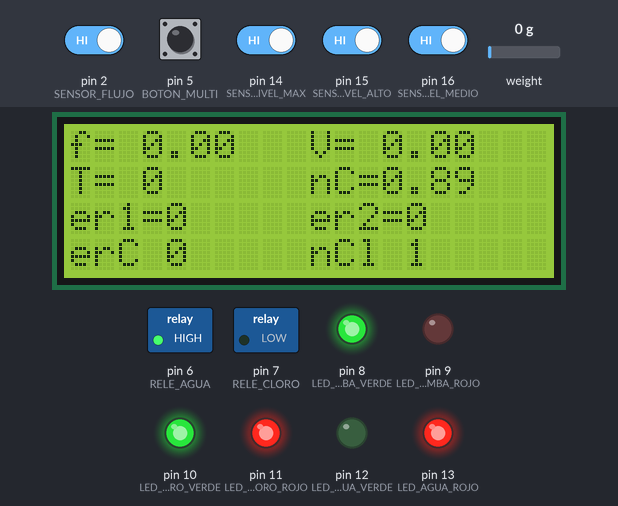
Simulated run of this sketch. Board: Arduino Uno, built with avr-gcc and run on an emulated ATmega328P. Parts: 20×4 character LCD, switched loads named in the sketch (green lamp = pin HIGH), output pins drawn as LEDs (lit = HIGH). The inputs (shaded band) are chosen by the test bench; at power-on: pin 2 (SENSOR_FLUJO), pin 5 (BOTON_MULTI), pin 14 (SENSOR_NIVEL_MAX), pin 15 (SENSOR_NIVEL_ALTO), pin 16 (SENSOR_NIVEL_MEDIO) HIGH, weight on the scale 0 g. What the sketch prints to the serial monitor is not drawn.

Above: at 7.9 s.
8.0 s: pin 14 (SENSOR_NIVEL_MAX) driven LOW
At 8.7 s:
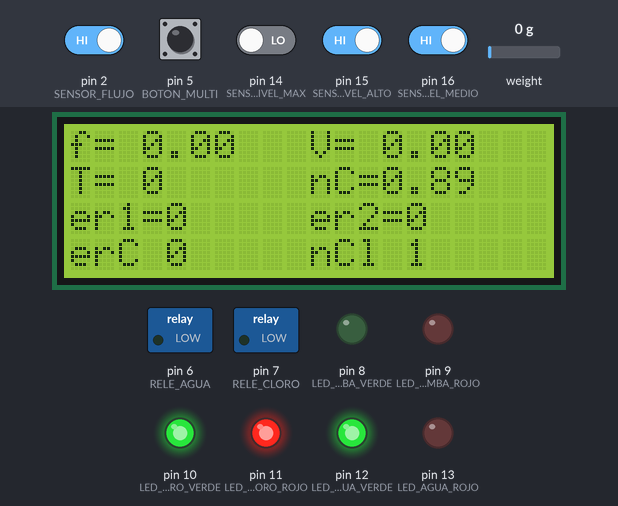
9.7 s: pin 14 (SENSOR_NIVEL_MAX) driven HIGH
At 10.12 s:
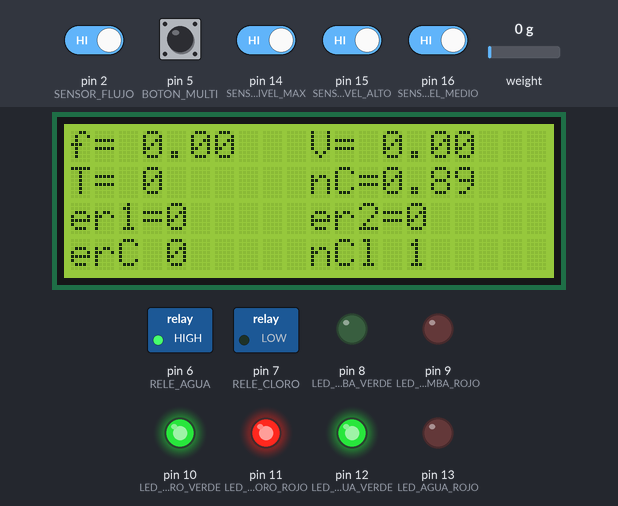
11.7 s: pin 15 (SENSOR_NIVEL_ALTO) driven LOW
At 13.3 s:
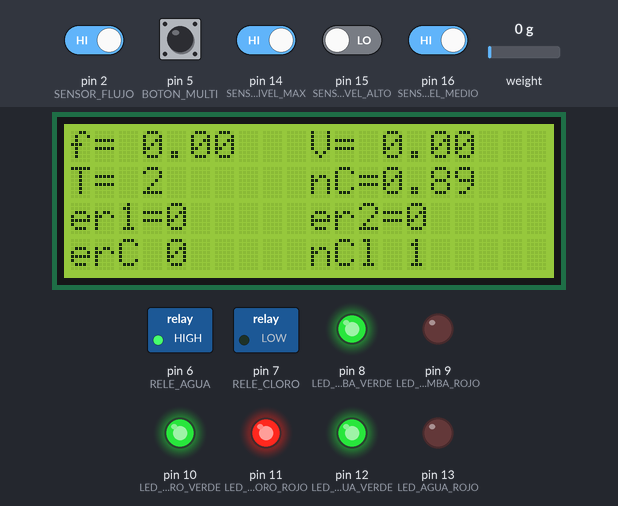
13.8 s: pin 5 (BOTON_MULTI) pulled LOW for 1 s
At 14.8 s:
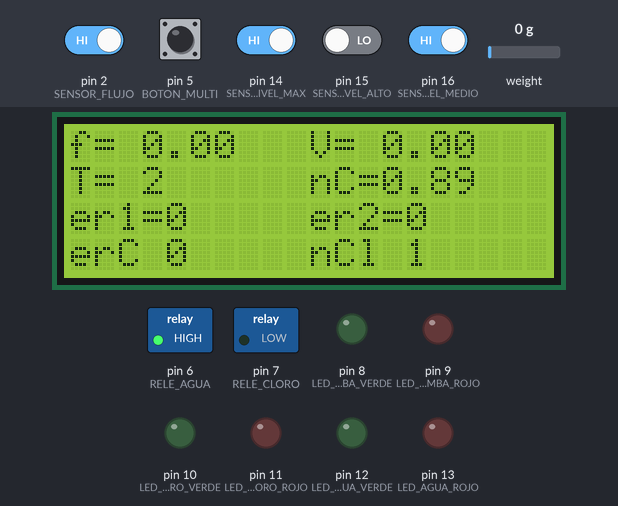
16.5 s: pin 14 (SENSOR_NIVEL_MAX) driven LOW
At 17.17 s:
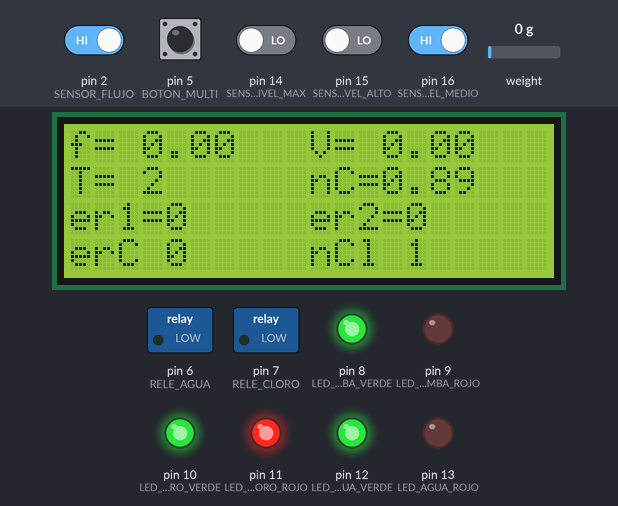
18.8 s: pin 5 (BOTON_MULTI) pulled LOW for 1 s
At 19.8 s:
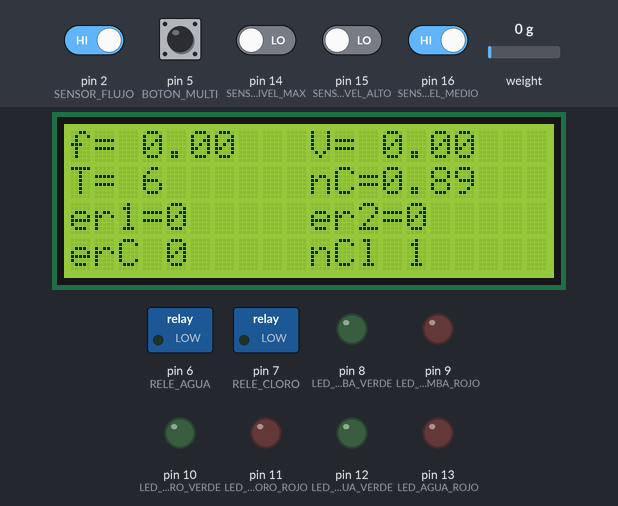
Timing chart, 0 to 21.8 s (numbered marks = the images above; inputs shaded):
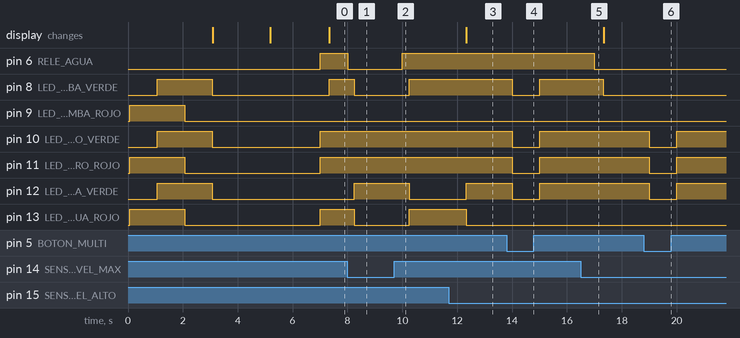

The sketch:

control_llenado_v4.ino
```cpp
#include <Wire.h>
#include <LiquidCrystal_I2C.h>
#include <HX711.h>
#include <EEPROM.h>
#include <stdint.h>
#include "declaraciones.h"

LiquidCrystal_I2C lcd(0x27,20,4);  // set the LCD address to 0x27
HX711 balanza;
void setup() { //////////////////////////////////////////////////////////////////////////////////////////////////////////////////
  Serial.begin(9600);
  configurarGpio();
  balanza.begin(SENSOR_PESO_DOUT, SENSOR_PESO_SCK);
  lcd.init();// initialize the lcd
  lcd.noBacklight ();


  tic0=LOW;
  tic1=LOW;
  tic2=LOW;
  error1=LOW;
  error2=LOW;
  ledsApagados=LOW;
  estadoBombaAgua=LOW;
  bloqueAgua = 0;
  cicloAgua = 0;
  tiempoFuncionamientoBombaAgua = 0;
  tiempoClorado = 0;
  volumenAClorar = 0;
  volumenNoClorado = EEPROM.read (0);
  errorClorado = LOW;
  errorNivelCloro = LOW;
  testLeds();
  lcd.backlight();
  lcd.setCursor ( 3,1);
  lcd.print ("control llenado");
  lcd.setCursor ( 3,2);
  lcd.print ("V 1.0");
  pesoInicialCloro = leepeso();
  if(pesoInicialCloro < MINIMO_PESO_CLORO){
    errorNivelCloro = HIGH;
  }
  delay(2000);
  lcd.clear();

  attachInterrupt(digitalPinToInterrupt(SENSOR_FLUJO), incrementoBloqueAgua, RISING); //inicia interrupcion pin 2 caudalimetro
}

//LOOP//////////////////////////////////////////////////////////////////////////////////////////////////////////////////////
void loop() {
  static boolean anteriorTic0;
  static boolean anteriorTic1;
  static boolean anteriorTic2;

  generacionTics(); // modifica tic0, tic1 y tic2


/////////////////////////////////////////////////////////////////////////////////////////////////////////////////////////////////////////////
  if(tic0 != anteriorTic0){
    anteriorTic0 = tic0;
    //PROCESOS QUE ACTUALIZAN CADA TIC0
    controlPulsadorMulti();
    actualizaLeds(ledsApagados);

  }
 ///////////////////////////////////////////////////////////////////////////////////////////////////////////////////////////////////////////
    if(tic1 != anteriorTic1){
    anteriorTic1 = tic1;
    //PROCESOS QUE ACTUALIZAN CADA TIC1
    controlNivel();// actualiza nivel Agua;
    controlBombaAgua(); //activa o desactiva rele bomba, modifica estadoBombaAgua, activa error 2
    controlCicloClorado ();

    }


///////////////////////////////////////////////////////////////////////////////////////////////////////////////////////////////////////////
    if(tic2 != anteriorTic2){
    anteriorTic2 = tic2;
    //PROCESOS QUE ACTUALIZAN CADA TIC2
    controlCicloAgua();
     // cada 5 sg. resetea bloqueAgua, modifica bloqueAguaCopia usada como indicador de flujo, activa error 1, modifica ciclos clorado, modifica ciclo agua
    calculos();
    consola();
    actualiza_lcd();
    }


}
```

actualiza_leds.ino
```cpp
////////////////////////////////////////////////////ACTUALIZA TODOS LOS LEDS///////////////////////////////////////////////////////////////////////////

void actualizaLeds(bool off){//actualiza todos los leds
  if (off==HIGH ){
    apagaLeds();
    return;
  }
  actualizaLedBomba();
  actualizaLedCloro();
  actualizaLedNivel();
}
///////////////////////////////////////////////////ACTUALIZA LED CLORO////////////////////////////////////////////////////////////////////////////////////////77

void actualizaLedCloro(){//actualiza el led de cloro

  if (errorClorado == HIGH) {
    digitalWrite(LED_CLORO_VERDE, LOW);
    digitalWrite (LED_CLORO_ROJO, HIGH);
  return;
 }
 if (estadoBombaCloro ==HIGH) {
    digitalWrite(LED_CLORO_VERDE, tic1);
    digitalWrite (LED_CLORO_ROJO, LOW);
    return;
 }
  if (errorNivelCloro == HIGH) {
    digitalWrite(LED_CLORO_VERDE, HIGH);
    digitalWrite (LED_CLORO_ROJO, HIGH);
  return;
 }

  digitalWrite(LED_CLORO_VERDE, HIGH );
  digitalWrite (LED_CLORO_ROJO, LOW);
 }

//   static byte anteriorTic = LOW;
//   static byte ticsApagado = 5;
//   static byte copiaCiclosNoClorados = 0;
//  if (ciclosNoClorados!=0){ ///si hay ciclos sin clorar entra en la rutina de muestra


//     if (ticsApagado!=0){ // 5s led apagado
//       digitalWrite(LED_CLORO_VERDE, LOW); //apaga el led
//       if(tic1 == LOW) digitalWrite(LED_CLORO_ROJO, LOW);
//       if (tic1 != anteriorTic){//5 sg led apagado
//         anteriorTic = tic1;
//         ticsApagado--;
//        return;
//         }
//        }
//     if (copiaCiclosNoClorados == 0) {//resetea pulsaciones de ciclo a mostrar
//       copiaCiclosNoClorados = ciclosNoClorados;
//       ticsApagado =5;
//       return;
//     }
//     if (copiaCiclosNoClorados!= 0){ //empieza rutina de pulsaciones
//       if (tic1 != anteriorTic){
//       digitalWrite(LED_CLORO_VERDE, LOW);
//       digitalWrite(LED_CLORO_ROJO, tic1);
//       anteriorTic = tic1;
//       if (tic1==HIGH) copiaCiclosNoClorados --;//descuenta pulsaciones
//        }
//       }
//  }

///////////////////////////////////////////////////////////ACTUALIZA LED BOMBA//////////////////////////////////////////////////////////////////////////////
void actualizaLedBomba(){//actualiza el led de bomba

  if (error1 == true) {
    digitalWrite(LED_BOMBA_VERDE, LOW);
    digitalWrite (LED_BOMBA_ROJO, tic0);
  return;
 }
  if (error2 == true) {
    digitalWrite(LED_BOMBA_VERDE, LOW);
    digitalWrite (LED_BOMBA_ROJO, tic1);
  return;
 }
 if (estadoBombaAgua ==HIGH) {
    digitalWrite(LED_BOMBA_VERDE, HIGH);
    digitalWrite (LED_BOMBA_ROJO, LOW);
 }
 else{
  digitalWrite(LED_BOMBA_VERDE, LOW);
  digitalWrite (LED_BOMBA_ROJO, LOW);
 }
}
////////////////////////////////////////////////////////ACTUALIZA LED NIVEL AGUA///////////////////////////////////////////////////////////////////////7
void actualizaLedNivel(){ //actualiza el led de nivel
  //led nivel agua//////////////////////////////////////////////////////////////////////////////////////////////////7
  if (nivelAgua >= ALTO) {
    digitalWrite(LED_AGUA_ROJO, LOW); // apaga led rojo
    if (bloqueAguaCopia != 0) //si hay flujo
      digitalWrite (LED_AGUA_VERDE,tic1); // led verde parpadea
    else digitalWrite (LED_AGUA_VERDE, HIGH); //led verde fijo
    return;
  }

  if (nivelAgua == MEDIO) {
    if (bloqueAguaCopia != 0){
      digitalWrite (LED_AGUA_VERDE,tic1);
      digitalWrite (LED_AGUA_ROJO, tic1);
    }
    else {
      digitalWrite (LED_AGUA_VERDE, HIGH);
      digitalWrite (LED_AGUA_ROJO, HIGH);
    }
    return;
  }
  if (nivelAgua == BAJO) {
    digitalWrite(LED_AGUA_VERDE, LOW);
    if (bloqueAguaCopia != 0)
      digitalWrite (LED_AGUA_ROJO,tic1);
    else
      digitalWrite (LED_AGUA_ROJO, HIGH);
    return;
  }


}

///////////////////////////////////////////////////CONFIRMACION LED DE RESET//////////////////////////////////////////////////////////////////////////////////////

void confirmacionReset( unsigned char led){//ciclo parpadeo rapido confirmacion de reset
  apagaLeds();
  for (unsigned char i = 1; i<4; i++) {
  digitalWrite(led, HIGH);
  delay (50);
  digitalWrite(led,LOW);
  delay (50);
  }
}
////////////////////////////////////////////////////////////////APAGADO DE LEDS///////////////////////////////////////////////////////////////////////
void apagaLeds (){ //apaga todos los leds
  for ( int i = LED_BOMBA_VERDE; i <= LED_AGUA_ROJO; i++){
    digitalWrite(i, LOW);}
}


///////////////////////////////////////////////TEST LEDS//////////////////////////////////////////////////////////////////////////////////////////////////////
void testLeds () {
    digitalWrite(LED_AGUA_ROJO, HIGH);
    digitalWrite(LED_CLORO_ROJO, HIGH);
    digitalWrite(LED_BOMBA_ROJO, HIGH);
    delay(1000);
    digitalWrite(LED_AGUA_VERDE, HIGH);
    digitalWrite(LED_CLORO_VERDE, HIGH);
    digitalWrite(LED_BOMBA_VERDE, HIGH);
    delay(1000);
    digitalWrite(LED_AGUA_ROJO, LOW);//los tres leds en verde
    digitalWrite(LED_CLORO_ROJO, LOW);
    digitalWrite(LED_BOMBA_ROJO, LOW);
    delay(1000);
    digitalWrite(LED_AGUA_VERDE, LOW);//los tres leds apagados
    digitalWrite(LED_CLORO_VERDE, LOW);
    digitalWrite(LED_BOMBA_VERDE, LOW);
    return;

  }
```

balanza.ino
```cpp
unsigned int leepeso() {
while (!balanza.is_ready()) {}
    return balanza.read();
}

   
```

consola.ino
```cpp
////////////////////////////////////////////LCD/////////////////////////////////////////////////////////////////////////////
void actualiza_lcd(void) {

  // Print a message to the LCD.
  lcd.setCursor(0,0);
  lcd.print("f=");
  lcd.setCursor(3,0);
  lcd.print(caudal);
  lcd.setCursor(10,0);
  lcd.print("V=");
  lcd.setCursor(13,0);
  lcd.print(litrosCicloAgua);
  lcd.setCursor(0 ,1);
  lcd.print("T=");
  lcd.setCursor(3,1);
  lcd.print(tiempoFuncionamientoBombaAgua);

  lcd.setCursor(10,1);
  lcd.print("nC=");
  lcd.setCursor(13, 1);
  lcd.print(litrosNoClorados);
  lcd.setCursor(0,2);
  lcd.print("er1=");
  lcd.setCursor(4,2);
  lcd.print(error1);
  lcd.setCursor(10,2);
  lcd.print("er2=");
  lcd.setCursor(14,2);
  lcd.print(error2);
  lcd.setCursor(0 ,3);
  lcd.print("erC");
  lcd.setCursor(4,3);
  lcd.print(errorClorado);

  lcd.setCursor(10,3);
  lcd.print("nCl");
  lcd.setCursor(14,3);
  lcd.print(errorNivelCloro);
}


////////////////////////////////////////////////////SALIDA LCD/////////////////////////////////////////////////////////////////////


   void consola() {
  Serial.print("BLOQUE DE AGUA  ");
  Serial.println(bloqueAguaCopia);
  //Serial.print( "MINIMO_BLOQUE_AGUA    "); Serial.println ( MINIMO_BLOQUE_AGUA);
  Serial.print("error1    ");
  Serial.println(error1);
  Serial.print("error2    ");
  Serial.println(error2);
  Serial.print("TIEMPO FUNCIONAMIENTO BOMBA    ");
  Serial.println(tiempoFuncionamientoBombaAgua);
  Serial.print("CICLO_AGUA    ");
  Serial.println(cicloAgua);
  Serial.print("volumen no clorado    ");
  Serial.println(litrosNoClorados);
  Serial.print ("FIN_CICLO_AGUA    "); Serial.println ( FIN_CICLO_AGUA);
  Serial.print("NIVEL    ");
  Serial.println(nivelAgua);
  Serial.print("caudal      ");
  Serial.println(caudal);
  Serial.print("llenado          ");
  Serial.println(litrosCicloAgua);
  Serial.println("////////////////////////////////////////////////////////////////////////////////////////////////////////////////////////////");
  //Serial.println ("//");
}
/////////////////////////////////////////CALCULOS CAUDAL Y AGUA ACUMULADA EN FLOAT/////////////////////////////////////////////////////////////////////7777
void calculos() {
  caudal = bloqueAguaCopia * FACTOR_CAUDALIMETRO / 83.3333;
  litrosCicloAgua = cicloAgua * FACTOR_CAUDALIMETRO / 1000;
  litrosNoClorados= volumenNoClorado * FACTOR_CAUDALIMETRO /1000;
}
```

control_bloques_agua.ino
```cpp
/////////////////////////////////////////////FUNCION INTERRUPCION SENSOR FLUJO//////////////////////////////////////////////////////////////////////////
void incrementoBloqueAgua() {  //Funcion interrupcion señal caudalimetro
  bloqueAgua++;
  return;
}

/////////////////////////////////////////////CONTROL NIVEL AGUA///////////////////////////////////////////////////////////////////////////////////////////
// la funcion lee el nivel de agua/////////////////////////////////////////////////////////////////////
// modifica  la variable global nivelAgua/////////////////////////////////////////////////////////////
void controlNivel() {
  if (digitalRead(SENSOR_NIVEL_MAX) == LOW) {
    nivelAgua = MAX;
    return;
  }
  if (digitalRead(SENSOR_NIVEL_ALTO) == LOW) {
    nivelAgua = ALTO;
    return;
  }
  if (digitalRead(SENSOR_NIVEL_MEDIO) == LOW) {
    nivelAgua = MEDIO;
    return;
  } else {
    nivelAgua = BAJO;
    return;
  }
}

/////////////////////////////////////////////CONTROL BLOQUES DE AGUA/////////////////////////////////////////////////////////////////////////////////////////
void controlCicloAgua() {
  bool estadoLlenado;
  bool estadoDeConteo = CONTANDO_BLOQUES_CON_CAUDAL;
  unsigned int tiempoLlenado = 0;
  unsigned int tiempoSinLlenado =0;
  detachInterrupt(digitalPinToInterrupt(SENSOR_FLUJO));  // detiene interrupccion
  bloqueAguaCopia = bloqueAgua;                          // salva bloque de agua  en bloque de agua copia para su uso y lo resetea
  bloqueAgua = 0;
  attachInterrupt(digitalPinToInterrupt(SENSOR_FLUJO), incrementoBloqueAgua, RISING);  //activa interrupcion

  cicloAgua += bloqueAguaCopia;  //incrementa ciclo de agua

  if (bloqueAguaCopia == 0) { // comprueba si hay caudal o no
    estadoLlenado = HAY_CAUDAL;
  }
  else {
    estadoLlenado == SIN_CAUDAL;
  }

  if ((bloqueAguaCopia < MINIMO_BLOQUE_AGUA) && (estadoBombaAgua == HIGH) && (tiempoFuncionamientoBombaAgua > 30)) {  // comprueba que exista caudal minimocon la bomba en funcionamiento
    error1 = true;
  }

  if (cicloAgua > FIN_CICLO_AGUA) {  //comprueba si se ha alcanzado el voñumen a clorar, carga volumen a clorar y resetea ciclo agua
    volumenAClorar = cicloAgua;
    cicloAgua = 0;
  }

// queda escribir codigo que tras TIEMPO_MINIMO_CAUDAL seguidos de caudal y TIEMPO_MINIMO_SIN_CAUDAL detenido sin caudal se inicie el proceso de clorado siempre que haya el volumenminimo


} // cierre funcion


//////////////////////////////////////////////CONTROL BOMBA AGUA////////////////////////////////////////////////////////////////////////////////////////////

void controlBombaAgua() {

  if (estadoBombaAgua == LOW) {                                      //si la bomba esta parada, comprueba condciones para ponerse en marcha
    if ((nivelAgua < ALTO) && (error1 == LOW) && (error2 == LOW)) {  //arranca la bomba si deposito inferior a alto y no hay errores 1 y 2
      estadoBombaAgua = HIGH;                                        //arranca bomba y pone a cero el contador de tiempo y sale de la funcion
      digitalWrite(RELE_AGUA, HIGH);
      tiempoFuncionamientoBombaAgua = 0;
    }
    return;
  }
  else {                                                            //la bomba esta en funcionamiento, comprueba condiciones para detener en funcionamiemto
    if (tiempoFuncionamientoBombaAgua >= MAXIMO_TIEMPO_TICS_BOMBA) {  //comprueba tiempo de funconamiento, si esta rebasado actualiza error2
      error2 = HIGH;
    }

    if ((nivelAgua == MAX) || (error1 == HIGH) || (error2 == HIGH)) {  //si se dan las condiciones detiene la bomba
      estadoBombaAgua = LOW;
      digitalWrite(RELE_AGUA, LOW);
      //if (cicloAgua > MINIMO_VOLUMEN_A_CLORAR) {
       // volumenAClorar = cicloAgua;
       // cicloAgua = 0;
      //}
    }
    else {  //la bomba continua su funcionamiento
      tiempoFuncionamientoBombaAgua++;
    }
    return;
  }
}
```

control_bomba_cloro.ino
```cpp
void controlCicloClorado() {  // la peticion viene de ciclo de agua o control bomba
  static unsigned int tiempo = 0;

  if ((volumenAClorar != 0) && (errorClorado == LOW)) {  //volumenAClorar es la variable que da entrada a la funcion
                                                         //si no hay error efectua el ciclo clorado
                                                         //si hay error solo acumula volumen no clorado
                                                         //la entrada es por detencion de la bomba si elvolumen es mayor al minimo
                                                         //o por llegar al maximo ciclo de agua


    if (estadoBombaCloro == LOW) {

      pesoCicloClorado = (volumenAClorar /100000.0)* DOSIS_CLORO;//  en gr .  el volumen a clorar es en impulsos caudalimetro
      tiempoClorado = pesoCicloClorado / FACTOR_BOMBA_CLORO;

      //pesoInicial = leepeso;
      tiempo = 0;
      digitalWrite(RELE_CLORO, HIGH);
      estadoBombaCloro = HIGH;
      return;
    }
    if (tiempo < tiempoClorado) {
      tiempo++;
      return;
    }

    digitalWrite(RELE_CLORO, LOW);
    estadoBombaCloro = LOW;
    tiempo = 0;

    //pesofinal = leepeso;
    controlPeso();
    if (errorClorado == HIGH) {  //si el error se genera en el ciclo actual
      volumenNoClorado += volumenAClorar;
      EEPROM.write(0, volumenNoClorado);
    }
    volumenAClorar = 0;
    return;
  }


  if ((volumenAClorar != 0) && (errorClorado == HIGH)) {  //si el error es abterior a esta peticion de ciclo
    volumenNoClorado += volumenAClorar;
    EEPROM.write(0, volumenNoClorado);
    volumenAClorar = 0;
  }
}

void controlPeso() {
  unsigned int diferenciaPesoMedidoCloro;
  diferenciaPesoMedidoCloro = pesoInicialCloro - pesoFinalCloro;
  if (pesoFinalCloro < MINIMO_PESO_CLORO) {
    errorNivelCloro = HIGH;
  }
  if ((diferenciaPesoMedidoCloro > 1.1 * pesoCicloClorado) || (diferenciaPesoMedidoCloro < 1.1 * pesoCicloClorado)) {
    errorClorado = HIGH;
  }
}
```

control_pulsador_multi.ino
```cpp
void controlPulsadorMulti(){
  static uint8_t controlBoton=0;
  static bool finReset=LOW;

  if((!digitalRead(BOTON_MULTI))&& (!finReset)){
    ledsApagados=HIGH;
    if (controlBoton==5){
      error1=LOW;
      error2=LOW;
      tiempoFuncionamientoBombaAgua = 0;
      confirmacionReset(LED_BOMBA_ROJO);
    }
    if (controlBoton==10){
    errorClorado=0;
    volumenNoClorado=0;
    EEPROM.update (0,volumenNoClorado);
    confirmacionReset(LED_CLORO_ROJO);
    //controlBoton=0;
    finReset=HIGH;
    }
    if (controlBoton<10){
    controlBoton++;
    }


  }
  else {
    controlBoton=0;
    if(digitalRead(BOTON_MULTI))  finReset=LOW;
    ledsApagados=LOW;
  }
}
```

generacion_tics.ino
```cpp
//funcion generacion de tics////////////////////////////////////////////////////////////////////////////////////////
// la funcion modifica las variables globales tic0, tic1 y tic2
void generacionTics(){
 static byte contadorTic1 = 1;
 static byte contadorTic2 = 1;
 static unsigned long nuevoTiempoTic0 = 7000; //tiempo de ejecucion en milisegundos donde empieza la generacion de tics
  if (millis() > nuevoTiempoTic0) {
    tic0 = !tic0;
    nuevoTiempoTic0 += PERIODO_TIC0;

    if (contadorTic1 == 1) {
      tic1 =! tic1;
      contadorTic1 = ESCALADO_TIC1;
     }
    else
      contadorTic1 --;

    if (contadorTic2 == 1) {
      tic2 =! tic2;
      contadorTic2 = ESCALADO_TIC2;
    }
    else
    contadorTic2 --;
  }
  return;
}
```

Source omitted: declaraciones.h (6640 bytes)

Measured:
- after the input at 8.0 s, pin 6 (RELE_AGUA): HIGH → LOW at once; pin 8 (LED_BOMBA_VERDE), pin 13 (LED_AGUA_ROJO): HIGH → LOW after 0.25 s; pin 12 (LED_AGUA_VERDE): LOW → HIGH after 0.25 s
- after the input at 9.7 s, pin 6 (RELE_AGUA): LOW → HIGH after 0.30 s; pin 8 (LED_BOMBA_VERDE), pin 13 (LED_AGUA_ROJO): LOW → HIGH after 0.55 s; pin 12 (LED_AGUA_VERDE): HIGH → LOW after 0.55 s
- after the input at 11.7 s, pin 12 (LED_AGUA_VERDE): LOW → HIGH after 0.63 s; pin 13 (LED_AGUA_ROJO): HIGH → LOW after 0.63 s
- after the input at 13.8 s, pin 8 (LED_BOMBA_VERDE), pin 10 (LED_CLORO_VERDE), pin 11 (LED_CLORO_ROJO), pin 12 (LED_AGUA_VERDE): HIGH → LOW after 0.20 s, → HIGH 1.0 s later
- after the input at 16.5 s, pin 6 (RELE_AGUA): HIGH → LOW after 0.50 s; pin 8 (LED_BOMBA_VERDE): HIGH → LOW after 0.83 s
- after the input at 18.8 s, pin 10 (LED_CLORO_VERDE), pin 11 (LED_CLORO_ROJO), pin 12 (LED_AGUA_VERDE): HIGH → LOW after 0.20 s, → HIGH 1.0 s later
